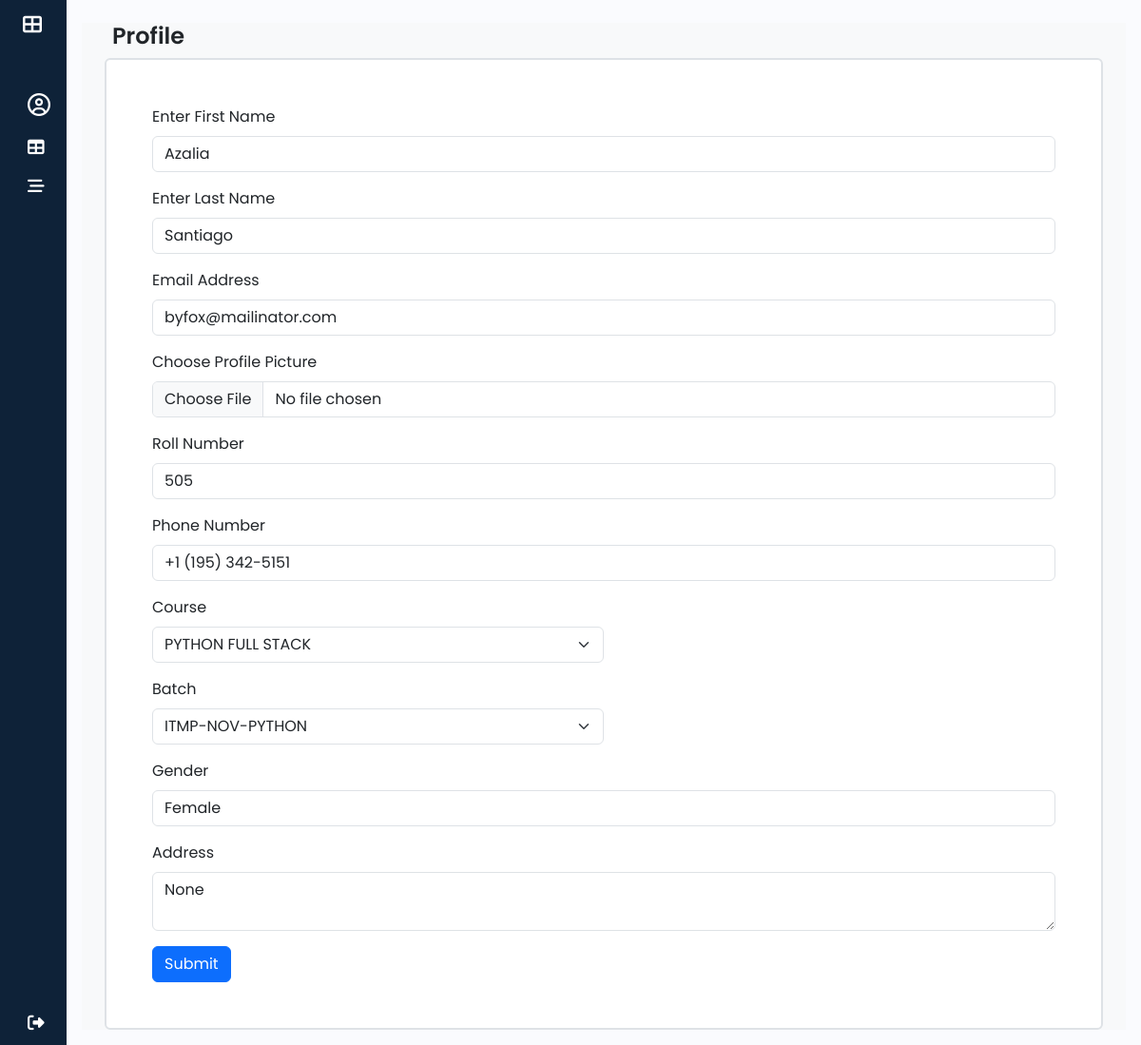
/profile/ (signed in), run on the app's committed database.
### attendance/models.py (models this page shows, shortened)
class User(AbstractUser):
    USER_TYPE = [
        ('ADMIN', 'Admin'),
        ('STUDENT','student'),
        ('TEACHER','teacher'),
    ]
    user_type = models.CharField(max_length=25,choices = USER_TYPE,default='STUDENT',null=False,blank=False)
    profile_pic = models.ImageField(upload_to='profile_pics/',null=True,blank=True)
    email_verified = models.BooleanField(default=False)
    otp = models.CharField(max_length=6, blank=True, null=True)
    groups = models.ManyToManyField(
        Group,
        related_name="custom_user_groups",  # Avoids conflict with auth.User.groups
        blank=True
    )
    user_permissions = models.ManyToManyField(
        Permission,
        related_name="custom_user_permissions",  # Avoids conflict with auth.User.user_permissions
        blank=True
    )

class Student(models.Model):
    id = models.AutoField(primary_key=True)
    user = models.OneToOneField(User, on_delete=models.CASCADE, related_name="student_model")
    course_id = models.ForeignKey(Course, on_delete=models.DO_NOTHING, null=True, blank=True)
    batch = models.ForeignKey(Batch, on_delete=models.DO_NOTHING, null=True, blank=True,related_name="students")
    roll_no = models.CharField(max_length=10)
    phone_no = models.CharField(max_length=10, unique=True, null=True, blank=True)
    email = models.EmailField()
    gender = models.CharField(max_length=10,default='male',null=True,blank=True)
    address = models.TextField(null=True,blank=True)
    profile_pic = models.FileField(upload_to='profile_pics/',null=True,blank=True)
    is_active = models.BooleanField(default=True)
    created_at = models.DateTimeField(auto_now_add=True,blank=True,null=True)
    updated_at = models.DateTimeField(auto_now=True,blank=True,null=True)

### ITP_STU_ATTENDANCE/views.py (the view, shortened to what this page needs)
# urls.py: path('profile/',views.profile,name='profile'),
@login_required
def profile(request):
    courses = Course.objects.all()
    batches = Batch.objects.all()
    data = User.objects.get(id=request.user.id)  # Get logged-in user
    return render(request, 'profile.html', {'data': data,'courses': courses ,'batches':batches})

### templates/profile.html (shortened to what this page needs)
{% extends "base.html" %}
{% block content %}
<section class="container-fluid bg-light" id='main-content'>
    <section class="container">
        <h1 class="m-2">Profile</h1>
        <div class="content bg-white p-5 my-auto border border-2 rounded">
            <form method="POST" enctype="multipart/form-data">
                <div class="mb-3">
                    <label for="FirstName" class="form-label">Enter First Name</label>
                    <input type="text" class="form-control" id="FirstName" name="FirstName" value="{{ data.first_name }}">
                </div>
                <div class="mb-3">
                    <label for="LastName" class="form-label">Enter Last Name</label>
                    <input type="text" class="form-control" id="LastName" name="LastName" value="{{ data.last_name }}">
                </div>
                <div class="mb-3">
                    <label for="Email" class="form-label">Email Address</label>
                    <input type="email" class="form-control" id="Email" name="Email" value="{{ data.email }}">
                </div>
                <div class="mb-3">
                    <label for="formFile" class="form-label">Choose Profile Picture</label>
                    <input class="form-control" type="file" id="formFile" name="ProfilePicture">
                </div>
                {% if data.user_type == "STUDENT" %}
                <div class="mb-3">
                    <label for="RollNo" class="form-label">Roll Number</label>
                    <input type="text" class="form-control" id="RollNo" name="RollNo" value="{{ data.student_model.roll_no }}">
                </div>
                <div class="mb-3">
                    <label for="PhoneNo" class="form-label">Phone Number</label>
                    <input type="text" class="form-control" id="PhoneNo" name="PhoneNo" value="{{ data.student_model.phone_no }}">
                </div>
                <div class="mb-3 col-12 col-md-6">
                    <label for="course" class="form-label">Course</label>
                    <select class="form-select" name="course">
                        {% for course in courses %}
                            <option value="{{ course.id }}">{{ course.name }}</option>
                        {% endfor %}
                    </select>
                </div>
                <div class="mb-3 col-12 col-md-6">
                    <label for="batch" class="form-label">Batch</label>
                    <select class="form-select" name="batch">
                        {% for batch in batches %}
                            <option value="{{ batch.id }}">{{ batch.name }}</option>
                        {% endfor %}
                    </select>
                </div>
                <div class="mb-3">
                    <label for="Gender" class="form-label">Gender</label>
                    <select class="form-control" id="Gender" name="Gender">
                        <option value="female" {% if data.student_model.gender == 'female' %} selected {% endif %}>Female</option>
                    </select>
                </div>
                <div class="mb-3">
                    <label for="Address" class="form-label">Address</label>
                    <textarea class="form-control" id="Address" name="Address">{{ data.student_model.address }}</textarea>
                </div>
                {% endif %}
                <button type="submit" class="btn btn-primary">Submit</button>
            </form>
        </div>
    </section>
</section>
{% endblock %}

### static/css/sidebar.css (style rules this page uses)
h1 { font-weight: 600; font-size: 1.5rem; }
body { font-family: 'Poppins', sans-serif; }

### data on the page
User: FirstName "Azalia", LastName "Santiago", Email "byfox@mailinator.com", RollNo "505", PhoneNo "+1 (195) 342-5151", Gender "Female", Address "None"

### other printed values
form field course "PYTHON FULL STACK"
form field batch "ITMP-NOV-PYTHON"
